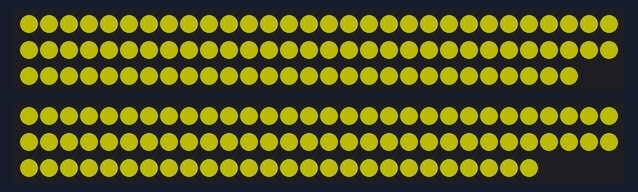
Recording of a sketch running on a simulated Arduino Uno, built with avr-gcc and run on an emulated ATmega328P. Parts: 88 RGB LEDs in strip order, left to right, continuing on the next row, 86 RGB LEDs in strip order, left to right, continuing on the next row. Dim RGB values are drawn brighter than linear.

Above: at 0.1 s.

The sketch:

Safe_Space.ino
```cpp
#include <FastLED.h>
#define NumLEDS1   88
#define NumLEDS2  86
#define DataPin1   3
#define DataPin2   4
#define LEDtype WS2812B
#define ColorOrder GRB
#define Brightness 75
#define fps  120
CRGB strip1[NumLEDS1];
CRGB strip2[NumLEDS2];

void setup() {
  // put your setup code here, to run once:
  FastLED.addLeds<LEDtype, DataPin1, ColorOrder>(strip1, NumLEDS1);
  FastLED.addLeds<LEDtype, DataPin2, ColorOrder>(strip2, NumLEDS2);
  FastLED.setBrightness(Brightness);
}


void loop(){
  for (int i = 0; i < NumLEDS1; ++i) {
    strip1[i] = CRGB::Yellow;
  }
  for (int i = 0; i < NumLEDS2; ++i){
    strip2 [i]=CRGB::Yellow;
  }
  FastLED.show();
}
```
